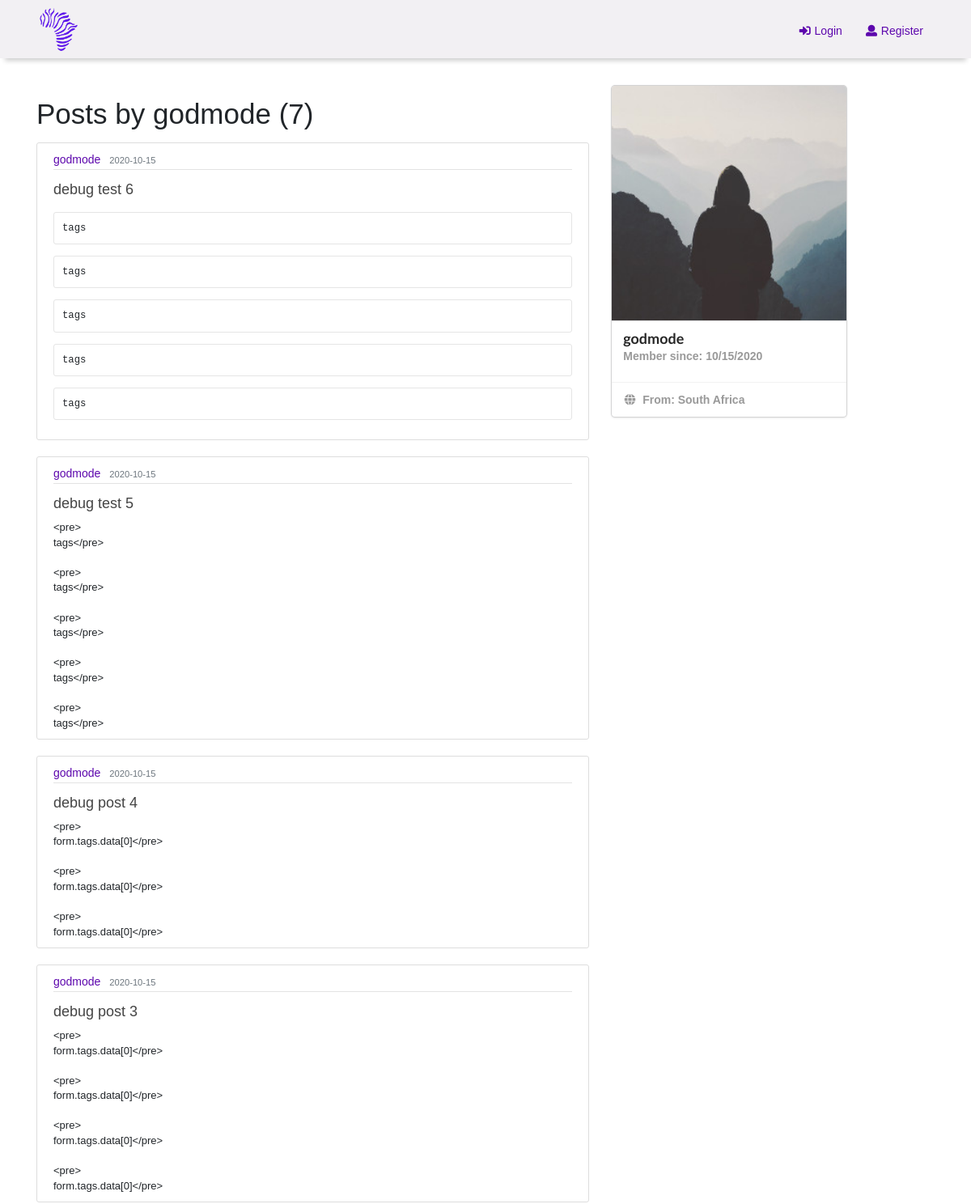
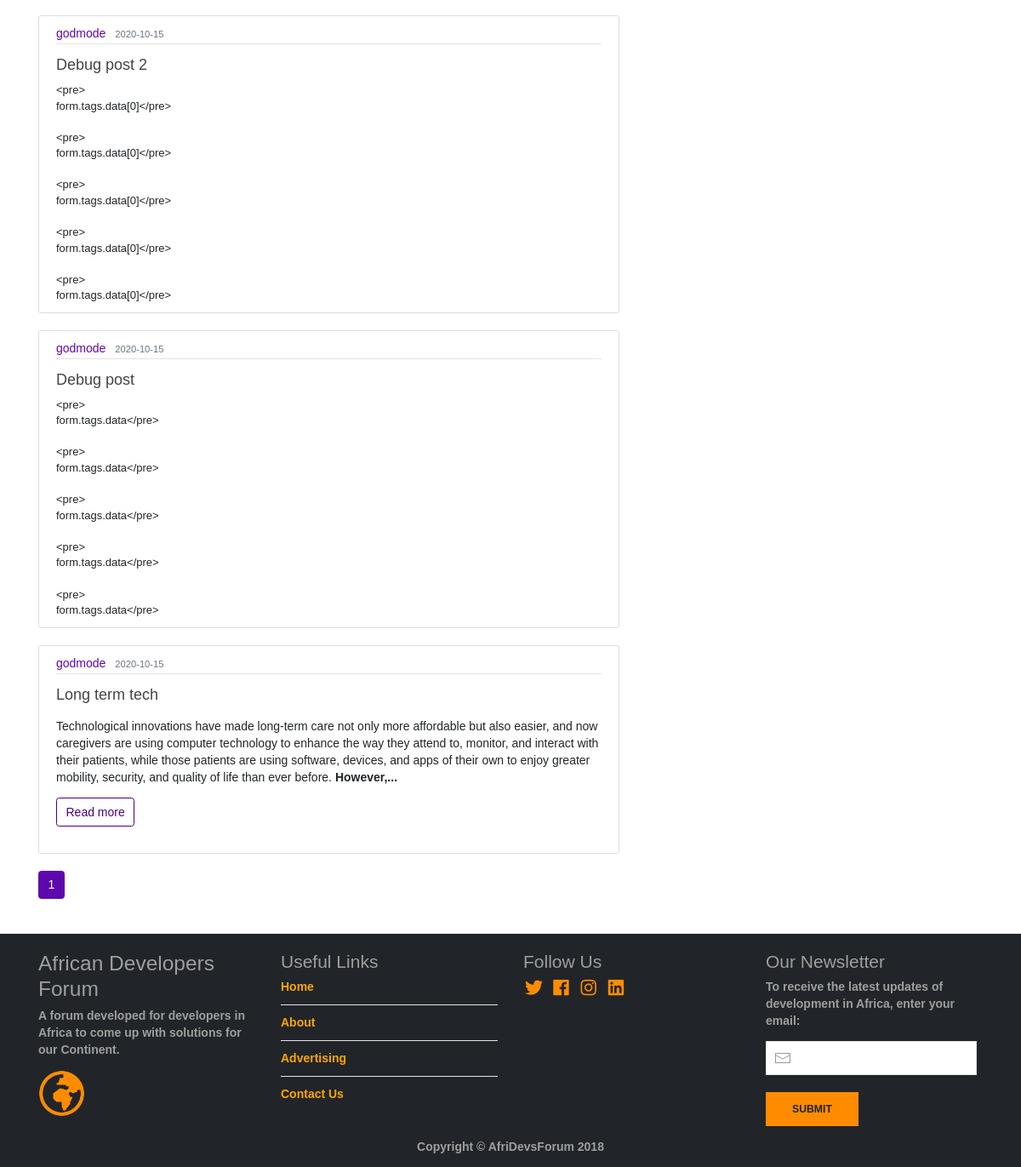
The page /user-profile/godmode on the database its author committed (2 pictures, top to bottom).
### flaskblog/models.py (models this page shows, shortened)
class User(db.Model, UserMixin):  # this class is used for creating the database table User
    id = db.Column(db.Integer, primary_key = True)  # id attribute/column that is an integer and primary key
    name = db.Column(db.String(64))
    username = db.Column(db.String(20), unique = True, nullable = False)
    email = db.Column(db.String(120), unique = True, nullable = False)
    country = db.Column(db.String(20), nullable = False)
    about_me = db.Column(db.Text())
    member_since = db.Column(db.DateTime, default = datetime.utcnow)
    image_file = db.Column(db.String(20), nullable = False, default = 'default.jpg')
    password = db.Column(db.String(60), nullable = True)
    confirmed = db.Column(db.Boolean, default = False)
    role_id = db.Column(db.Integer, db.ForeignKey('role.id'))
    posts = db.relationship('Post', backref = 'author',
                            lazy = True)  # defining a relationship between user(author) & post
    comments = db.relationship('Comment', backref = 'author', lazy = 'dynamic')

class Post(db.Model):
    __searchable__ = ['title', 'content']
    id = db.Column(db.Integer, primary_key = True)
    title = db.Column(db.String(100), nullable = False)
    date_posted = db.Column(db.DateTime, nullable = False, default = datetime.utcnow)
    content = db.Column(db.Text, nullable = False)
    user_id = db.Column(db.Integer, db.ForeignKey('user.id'), nullable = False)  # a foreign key
    tag = db.relationship('Tag', secondary = post_tag, backref = 'post', lazy = 'dynamic')
    comments = db.relationship('Comment', backref = 'post', lazy = 'dynamic')

### flaskblog/users/routes.py (the view)
@users.route("/user-profile/<string:username>")
def user_profile(username):
    page = request.args.get('page', 1, type = int)
    user = User.query.filter_by(username = username).first_or_404()
    image_file = url_for('static', filename = 'profile_pics/' + user.image_file)
    posts = Post.query.filter_by(author = user) \
        .order_by(Post.date_posted.desc()) \
        .paginate(page = page, per_page = current_app.config['FLASKY_POSTS_PER_PAGE'])
    if user and posts is None:
        abort(404)
    return render_template('user_profile.html', user = user, image_file = image_file, posts = posts)

### flaskblog/main/__init__.py (called while the page is built)
@main.app_context_processor
def inject_permissions():
    return dict(Permission = Permission)

### flaskblog/users/routes.py (called while the page is built)
@users.before_app_request
def before_request():
    if current_user.is_authenticated:
        if not current_user.confirmed \
                and request.endpoint \
                and request.blueprint != 'users' \
                and request.endpoint != 'static':
            return redirect(url_for('users.unconfirmed'))

### flaskblog/templates/user_profile.html (shortened to what this page needs)
{% extends 'layout.html' %}
{% block content %}
<h1 class="mb-3">Posts by {{ user.username }} ({{ posts.total }})</h1>
{% for post in posts.items %}
<article class="media content-section">
    <div class="media-body">
        <div class="article-metadata">
            <a class="mr-2" id="username" href="#">{{ post.author.username }}</a>
            <small class="text-muted">{{ post.date_posted.strftime('%Y-%m-%d') }}</small>
        </div>
        <h2><a class="article-title" href="{{ url_for('posts.post', post_id=post.id) }}">{{ post.title }}</a></h2>
        {% if post.content|length > 400 %}
        <p class="article-content">{{ post.content | truncate(400)| safe}}</p>
        <a class="btn btn-outline-info mb-4" href="{{ url_for('posts.post', post_id=post.id) }}">Read more </a>
        {% else %}
        <p class="article-content">{{ post.content | safe}}</p>
        {% endif %}
    </div>
</article>
{% endfor %}
{% for page_num in posts.iter_pages(left_edge=1, right_edge=1, left_current=1, right_current=2) %}
{% if page_num %}
{% if posts.page == page_num %}
<a class="btn btn-info mb-4" href="{{ url_for('users.user_profile',username=user.username, page=page_num) }}">{{
    page_num }}</a>
{% else %}
<a class="btn btn-outline-info mb-4" href="{{ url_for('users.user_profile',username=user.username, page=page_num) }}">{{
    page_num }}</a>
{% endif %}
{% else %}
...
{% endif %}
{% endfor %}
{% endblock content %}
{% block side_bar %}
<div class="ui centered card" wfd-id="341">
    <div class="image" wfd-id="347">
        <img src="{{ image_file }}">
    </div>
    <div class="content" wfd-id="343">
        <a class="header">
            {% if user.name %}
            {{ user.name }}
            {% else %}
            {{ user.username }}
            {% endif %}</a>
        <div class="meta" wfd-id="345">
            <span class="date" wfd-id="346">Member since: {{ moment(user.member_since).format('L') }}</span>
        </div>
    </div>
    <div class="extra content" wfd-id="342">
        <a href="#">
            <i class="globe icon"></i>
            From: {{ user.country }}
        </a>
    </div>
</div>
{% endblock side_bar%}

### flaskblog/static/css/main.css (style rules this page uses)
* { font-family: Futura, "Trebuchet MS", Arial, sans-serif; }
body { background: #fafafa; color: #333333; margin: 0; }
h1, h2, h3, h4, h5, h6 { color: #444444; }
.content-section { background: #ffffff; padding: 10px 20px; border: 1px solid #dddddd; border-radius: 3px; margin-bottom: 20px; }
.article-title { color: #444444; font-size:large; }
.article-content { white-space: pre-line; font-size: small; }
.article-metadata { padding-bottom: 1px; margin-bottom: 4px; border-bottom: 1px solid #e3e3e3 }
.article-metadata #username { color: #5d07ad; }
#main .content-section .media-body .btn-outline-info { color: #4B0082; border-color: #4B0082; }
#main .btn-info { background-color: #5d07ad; color:#ffffff; border-color: #5d07ad; }
#main .btn-outline-info { color: #4B0082;; border-color: #4B0082; }

### rows shown on the page
User: username "godmode", member_since "10/15/2020", country "South Africa"
Post: author.username "godmode", date_posted "2020-10-15", title "debug test 6", content "tags tags tags tags tags"
Post: author.username "godmode", date_posted "2020-10-15", title "debug test 5", content "<pre> tags</pre> <pre> tags</pre> <pre> tags</pre> <pre> tags</pre> <pre> tags</pre>"
Post: author.username "godmode", date_posted "2020-10-15", title "debug post 4", content "<pre> form.tags.data[0]</pre> <pre> form.tags.data[0]</pre> <pre> form.tags.data[0]</pre>"
Post: author.username "godmode", date_posted "2020-10-15", title "debug post 3", content "<pre> form.tags.data[0]</pre> <pre> form.tags.data[0]</pre> <pre> form.tags.data[0]</pre> <pre> form.tags.data[0]</pre>"
Post: author.username "godmode", date_posted "2020-10-15", title "Debug post 2", content "<pre> form.tags.data[0]</pre> <pre> form.tags.data[0]</pre> <pre> form.tags.data[0]</pre> <pre> form.tags.data[0]</pre> <pre> form.tags.data[0]</pre>"
Post: author.username "godmode", date_posted "2020-10-15", title "Debug post", content "<pre> form.tags.data</pre> <pre> form.tags.data</pre> <pre> form.tags.data</pre> <pre> form.tags.data</pre> <pre> form.tags.data</pre>"
Post: author.username "godmode", date_posted "2020-10-15", title "Long term tech", content "Technological innovations have made long-term care not only more affordable but also easier, and now caregivers are using computer technology to enhance the way they attend to, monitor, and interact with their patients, while those patients are using software, devices, and apps of their own to enjoy greater mobility, security, and quality of life than ever before. However,..."

### other values the page prints
{{ posts.total }} "7"
{{ page_num }} "1"
